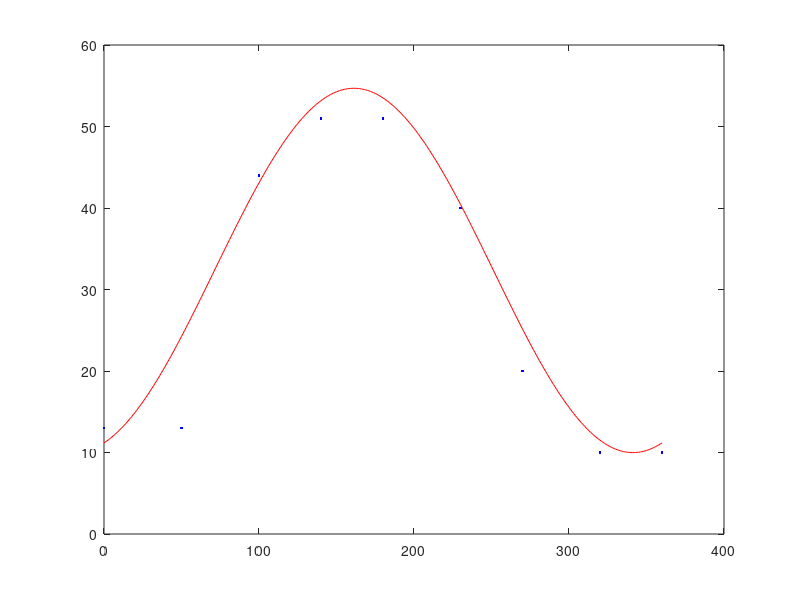

Reproduce this figure in MATLAB.
%this is the reproduction of 1.6B from the book

%movement direction in degrees (estimates based on graph)
sVals = [0 50 100 140 180 230 270 320 360];

%firing rate (estimates for numbers based on graph)
fVals = [13 13 44 51 51 40 20 10 10];

%tuning curve x values
tunCurveX = 0:1:360;

%tuning curve y values and parameter values
r0 = 32.34;
s_max = 161.25;
r_max = 54.69;
tunCurveY = r0 + (r_max - r0)*cosd(tunCurveX-s_max);

figure
plot(sVals,fVals,'b.');
hold on
plot(tunCurveX,tunCurveY,'r-');
hold off